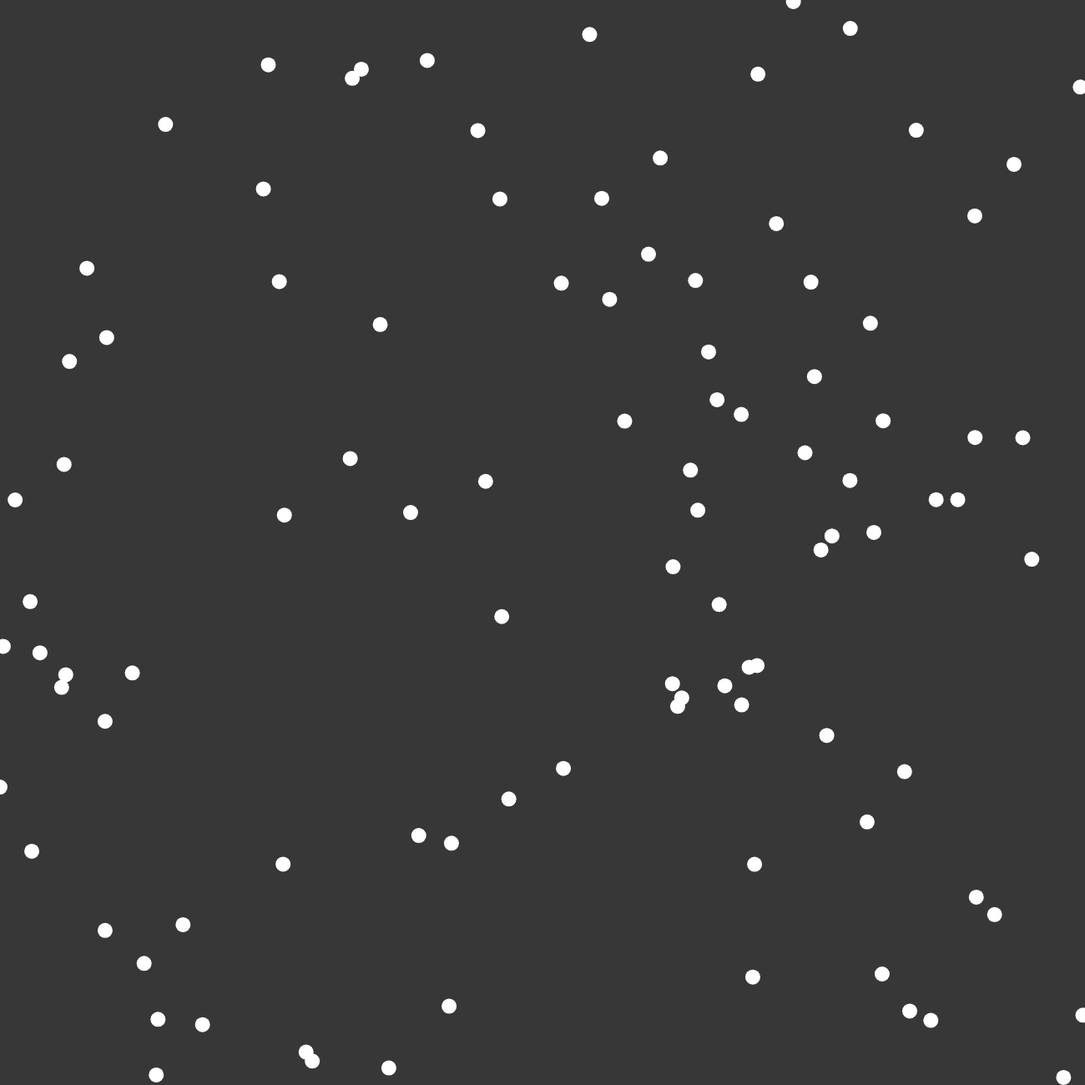
Frame 1 (no input)
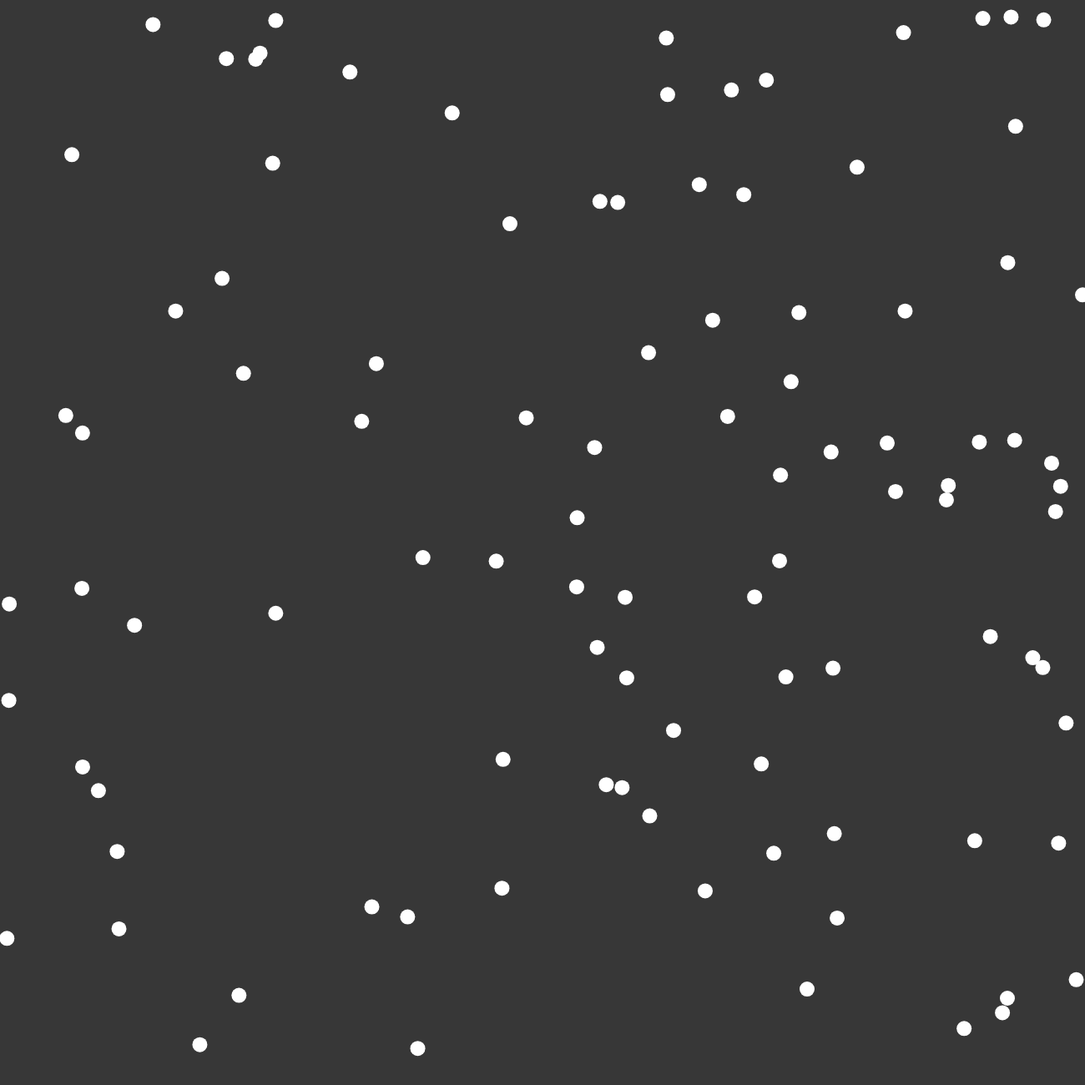
Frame 60 (no input)
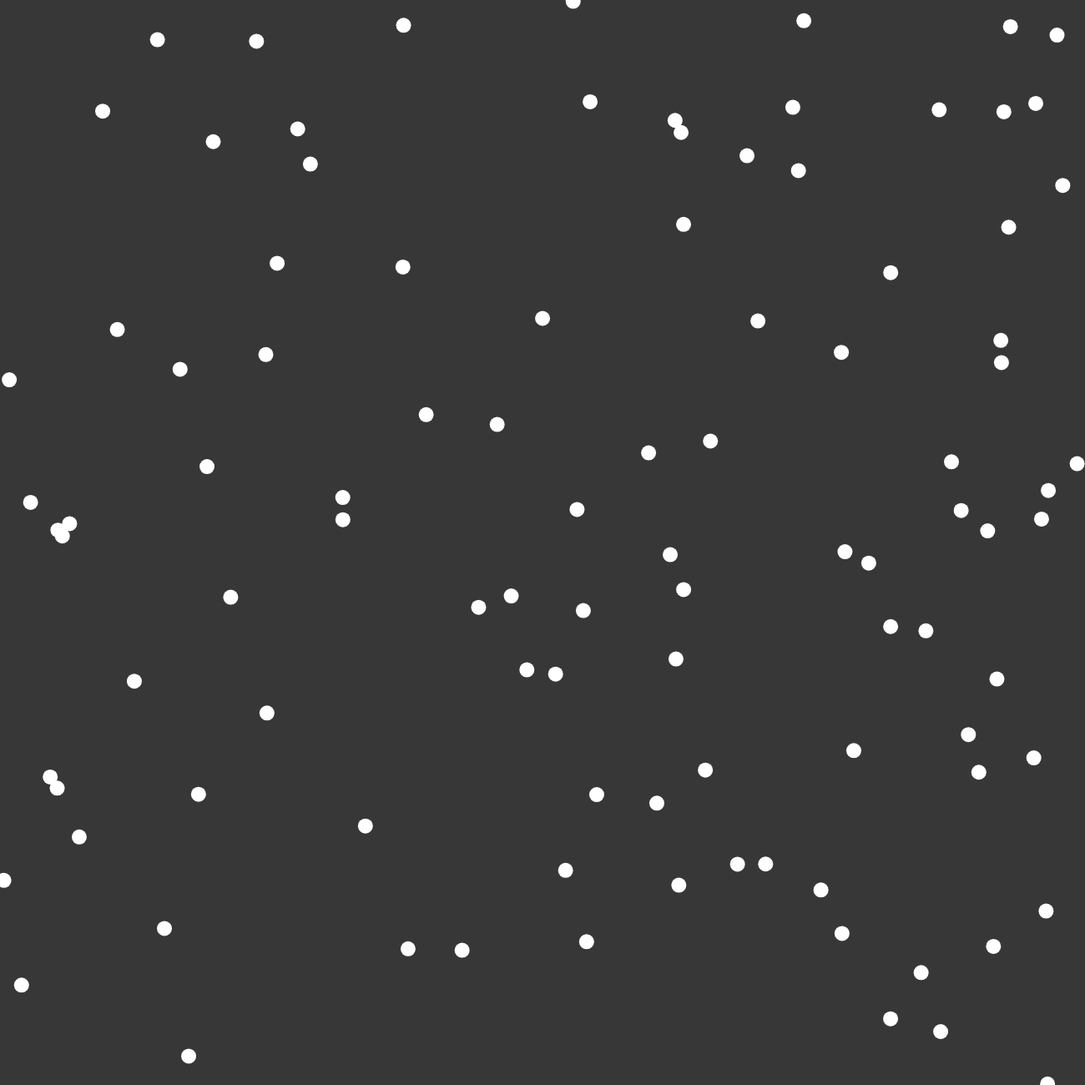
Frame 120 (the mouse pressed at the canvas centre since frame 60)

The p5.js sketch that drew these frames (run headless with seeded random() and noise() and a simulated clock; from frame 60 on, the mouse is pressed at the canvas centre):

// p5.js sketch
// ── sketch.js
let flock = [];

function setup() {

    createCanvas(1300, 1300);
    background(55);

    stroke(255);
    strokeWeight(18);

    for(let i = 0; i < 100; i++){
        flock.push(new Boid());
    }
}

function draw() {

    background(55);

    for(let boid of flock){
        let avgs = boid.getAverages(flock);
        //console.log(avgs);
        boid.updateFlockBehaviour(avgs.Position, avgs.Velocity, avgs.Acceleration);
        boid.update();
        boid.edges();
        boid.show();
    }
}
// ── boid.js
class Boid {

    constructor() {
        this.position = createVector(random(height), random(width));
        this.velocity = p5.Vector.random2D();
        this.acceleration = createVector();

        this.perceptionRange = Math.floor((Math.random() + 1) * 150);
        this.maxSpeed = Math.floor((Math.random() + 1) * .5)

        this.velocity.setMag(2)
    }

    update() {
        this.position.add(this.velocity);
        this.velocity.add(this.acceleration);
        this.acceleration = createVector();
    }

    updateFlockBehaviour(position, velocity, acceleration) {
        position.sub(this.position);
        acceleration.sub(this.acceleration);

        let desire = position;
        desire.sub(acceleration);
        //this.position.add(position);
        this.acceleration.add(desire);
        this.acceleration.limit(this.maxSpeed);
    }

    show() {
        point(this.position.x, this.position.y);
        //this.showPerception();
    }

    edges() {
        if (this.position.x >= width) {
            this.position.x = 0;
        } else if (this.position.x <= 0) {
            this.position.x = width;
        } else if (this.position.y >= height) {
            this.position.y = 0;
        } else if (this.position.y <= 0) {
            this.position.y = height;
        }
    }

    showPerception() {
        push();
        noFill();
        strokeWeight(1);
        stroke(255);
        ellipse(this.position.x, this.position.y, this.perceptionRange);
        pop();
    }

    getAverages(boids) {

        let count = 0;
        let position = new createVector();
        let velocity = new createVector();
        let acceleration = new createVector();

        for (let b of boids) {
            if (b != this) {
                //get distance to b
                let distance = dist(
                    b.position.x,
                    this.position.x,
                    b.position.y,
                    this.position.y);
                //Check if b is in perceptionrange
                if (distance < this.perceptionRange) {

                    count++;
                    //Average Position
                    position.add(b.position);
                    //Average Velocity
                    velocity.add(b.velocity);
                    //Avearage Acceleration
                    acceleration.add(b.acceleration);
                }

            }
        }

        if (count > 0) {
            position.div(count);
            velocity.div(count);
            acceleration.div(count);
        }

        return {
            Position: position,
            Velocity: velocity,
            Acceleration: acceleration,
        }
    }
}
